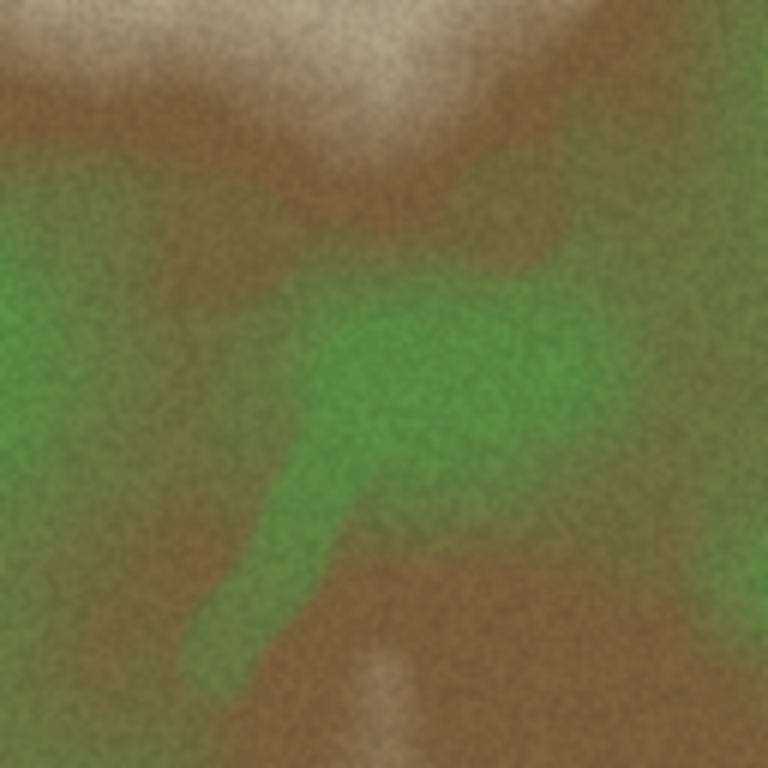
#> input picture 41068_ignition_bringup/models/forest_random_terrain/terrain_diffuse.png, 768 x 768 px, given in place of bark_bluegum_diff.jpg, which was not available
$ python make_gums.py 5
#> lines starting #> are read from the running program, lines starting #| are printed output that depends on the picture; after the words box and inside, x2 and y2 are one past the last pixel; in counts of white or black regions, pixels touching at a corner belong together
"""Procedural eucalyptus (gum) trees as light Gazebo models: crooked tapering trunk and open upward branches with
Poly Haven blue-gum bark, drooping clusters of narrow grey-green leaf cards.
python3 make_gums.py [count]   (writes models/gum/gum_NN; needs textures/bark_bluegum_*.jpg from fetch_assets.py)"""
import math
import os
import shutil
import sys

import numpy as np
from PIL import Image, ImageDraw, ImageFilter

HERE = os.path.dirname(os.path.abspath(__file__))
SIDES = 7


def leaf_atlas(path, size=512, seed=3):
    """A drooping spray of lanceolate eucalyptus leaves on transparent background (one card texture)."""
    rng = np.random.default_rng(seed)
    im = Image.new('RGBA', (size, size), (0, 0, 0, 0))
    d = ImageDraw.Draw(im)
    for _ in range(9):                                   # twigs hanging from the top edge
        x0 = rng.uniform(0.15, 0.85) * size
        pts = [(x0 + math.sin(t * 2.2) * 25, t * size * 0.95) for t in np.linspace(0.02, 1, 12)]
        d.line(pts, fill=(96, 72, 52, 255), width=3)
        for k, (px, py) in enumerate(pts[2:], 2):
            for side in (-1, 1):
                if rng.random() < 0.25:
                    continue
                L = rng.uniform(45, 85) * (1.0 - 0.3 * k / 12)
                ang = math.radians(90 + side * rng.uniform(15, 40))    # mostly hanging down
                w = L * 0.16
                poly = []
                for t in np.linspace(0, 1, 14):                     # sickle-shaped lanceolate leaf
                    bend = 8 * math.sin(t * math.pi) * side
                    cx = px + math.cos(ang) * L * t - math.sin(ang) * bend
                    cy = py + math.sin(ang) * L * t + math.cos(ang) * bend
                    poly.append((cx, cy, math.sin(t * math.pi) ** 0.8 * w))
                left = [(x - math.sin(ang) * hw, y + math.cos(ang) * hw) for x, y, hw in poly]
                right = [(x + math.sin(ang) * hw, y - math.cos(ang) * hw) for x, y, hw in poly][::-1]
                g = rng.uniform(0.75, 1.1)
                col = (int(88 * g), int(108 * g), int(78 * g), 255)            # eucalypt grey-green
                d.polygon(left + right, fill=col)
                d.line([(x, y) for x, y, _ in poly], fill=(int(120 * g), int(128 * g), int(92 * g), 255), width=1)
    im = im.filter(ImageFilter.SMOOTH)
    a = np.asarray(im).copy()
    a[..., 3] = np.where(a[..., 3] > 100, 255, 0)       # hard alpha for alpha-testing
    Image.fromarray(a).save(path)


def pale_bark(src, dst):
    """Smooth-barked gums are pale grey-cream: lift and desaturate the bark photo."""
    from PIL import ImageEnhance
    im = Image.open(src).convert('RGB')
    im = ImageEnhance.Color(im).enhance(0.55)
    im = ImageEnhance.Brightness(im).enhance(1.7)
    im.save(dst, quality=90)


class Mesh:
    def __init__(self):
        self.V, self.UV, self.N, self.F = [], [], [], []

    def add(self, V, UV, N, F):
        o = len(self.V)
        self.V += V
        self.UV += UV
        self.N += N
        self.F += [(a + o, b + o, c + o) for a, b, c in F]

    def write(self, path):
        with open(path, 'w') as fh:
            fh.write('usemtl m\n')
            fh.writelines(f'v {x:.3f} {y:.3f} {z:.3f}\n' for x, y, z in self.V)
            fh.writelines(f'vt {u:.4f} {v:.4f}\n' for u, v in self.UV)
            fh.writelines(f'vn {x:.3f} {y:.3f} {z:.3f}\n' for x, y, z in self.N)
            fh.writelines(f'f {a}/{a}/{a} {b}/{b}/{b} {c}/{c}/{c}\n' for a, b, c in np.array(self.F) + 1)


def frame(t):
    t = t / np.linalg.norm(t)
    a = np.array([0, 0, 1.0]) if abs(t[2]) < 0.9 else np.array([1.0, 0, 0])
    u = np.cross(t, a)
    u /= np.linalg.norm(u)
    return u, np.cross(t, u)


def tube(mesh, pts, radii, v0=0.0):
    """Tapered tube along a polyline; bark UVs in metres (u round the trunk, v along it)."""
    V, UV, N, F = [], [], [], []
    along = v0
    for i, (p, r) in enumerate(zip(pts, radii)):
        t = pts[min(i + 1, len(pts) - 1)] - pts[max(i - 1, 0)]
        u, w = frame(t)
        if i:
            along += np.linalg.norm(pts[i] - pts[i - 1])
        for s in range(SIDES + 1):
            a = 2 * math.pi * s / SIDES
            n = math.cos(a) * u + math.sin(a) * w
            V.append(tuple(p + n * r))
            N.append(tuple(n))
            UV.append((s / SIDES * max(r * 2 * math.pi, 0.3) / 0.8, along / 0.8))
    for i in range(len(pts) - 1):
        for s in range(SIDES):
            a, b = i * (SIDES + 1) + s, (i + 1) * (SIDES + 1) + s
            F += [(a, b, b + 1), (a, b + 1, a + 1)]
    mesh.add(V, UV, N, F)


def crooked(rng, base, direction, length, segs, wander):
    pts = [np.array(base, float)]
    d = np.array(direction, float)
    d /= np.linalg.norm(d)
    for _ in range(segs):
        d = d + rng.normal(0, wander, 3)
        d[2] = max(d[2], 0.15)
        d /= np.linalg.norm(d)
        pts.append(pts[-1] + d * length / segs)
    return np.array(pts)


def leaf_cluster(mesh, rng, p, size):
    """Three crossed hanging cards: sprays droop from p."""
    for k in range(3):
        a = rng.uniform(0, math.pi) + k * math.pi / 3
        ux, uy = math.cos(a), math.sin(a)
        w, h = size, size * 0.75
        top = p + np.array([0, 0, 0.15 * size])
        quad = [top + np.array([-ux * w / 2, -uy * w / 2, 0]), top + np.array([ux * w / 2, uy * w / 2, 0]),
                top + np.array([ux * w / 2, uy * w / 2, -h]), top + np.array([-ux * w / 2, -uy * w / 2, -h])]
        n = (-uy, ux, 0.25)
        mesh.add([tuple(q) for q in quad], [(0, 1), (1, 1), (1, 0), (0, 0)], [n] * 4, [(0, 1, 2), (0, 2, 3)])
        mesh.add([tuple(q) for q in quad], [(0, 1), (1, 1), (1, 0), (0, 0)], [(-n[0], -n[1], n[2])] * 4,
                 [(0, 2, 1), (0, 3, 2)])     # back face, so both sides render


def gum(seed):
    rng = np.random.default_rng(seed)
    bark, leaves = Mesh(), Mesh()
    H = rng.uniform(14, 22)
    r0 = rng.uniform(0.22, 0.34)
    trunk = crooked(rng, (0, 0, -0.2), (rng.normal(0, 0.05), rng.normal(0, 0.05), 1), H * 0.68, 9, 0.06)
    tube(bark, trunk, np.linspace(r0 * 1.25, r0 * 0.45, len(trunk)))
    tips = []
    # gum canopies start high: limbs from the top 45 % of the trunk, angled up and out
    for i in range(int(rng.integers(4, 7))):
        k = int(rng.integers(len(trunk) * 0.6, len(trunk) - 1))
        az = rng.uniform(0, 2 * math.pi)
        d = (math.cos(az), math.sin(az), rng.uniform(0.7, 1.4))
        L = H * rng.uniform(0.25, 0.4)
        limb = crooked(rng, trunk[k], d, L, 5, 0.25)
        rr = r0 * rng.uniform(0.35, 0.5)
        tube(bark, limb, np.linspace(rr, rr * 0.25, len(limb)))
        for j in range(2, len(limb)):
            az2 = az + rng.normal(0, 0.9)
            twig = crooked(rng, limb[j], (math.cos(az2), math.sin(az2), rng.uniform(0.2, 0.9)), L * 0.35, 3, 0.3)
            tube(bark, twig, np.linspace(rr * 0.25, rr * 0.08, len(twig)))
            tips += list(twig[1:])
        tips.append(limb[-1])
    for p in tips:
        leaf_cluster(leaves, rng, p + rng.normal(0, 0.3, 3), rng.uniform(0.9, 1.5))
    return bark, leaves, H


def model_sdf(name, h):
    def vis(part, tex, normal, shadows):
        nm = f'<normal_map>model://{name}/materials/{normal}</normal_map>' if normal else ''
        return (f'<visual name="{part}"><geometry><mesh><uri>model://{name}/mesh/{part}.obj</uri></mesh></geometry>'
                f'<material><diffuse>1 1 1 1</diffuse><pbr><metal><metalness>0</metalness><roughness>0.9</roughness>'
                f'<albedo_map>model://{name}/materials/{tex}</albedo_map>{nm}</metal></pbr></material>'
                f'<cast_shadows>{shadows}</cast_shadows></visual>')
    return (f'<?xml version="1.0"?>\n<sdf version="1.8"><model name="{name}"><static>true</static><link name="link">'
            + vis('bark', 'bark_diff.jpg', 'bark_nor_gl.jpg', 'true') + vis('leaves', 'leaves.png', None, 'false')
            + '<collision name="trunk"><pose>0 0 2 0 0 0</pose><geometry><cylinder><radius>0.3</radius>'
              '<length>4</length></cylinder></geometry></collision></link></model></sdf>\n')


def main(count):
    out = os.path.join(HERE, 'models', 'gum')
    atlas = os.path.join(HERE, 'textures', 'gum_leaves.png')
    leaf_atlas(atlas)
#> in leaf_atlas, `im = Image.new('RGBA', (size, size), (0, 0, 0, 0))`: im: PIL image 512x512 RGBA; every value is 0
#> in leaf_atlas, `im = im.filter(ImageFilter.SMOOTH)`:
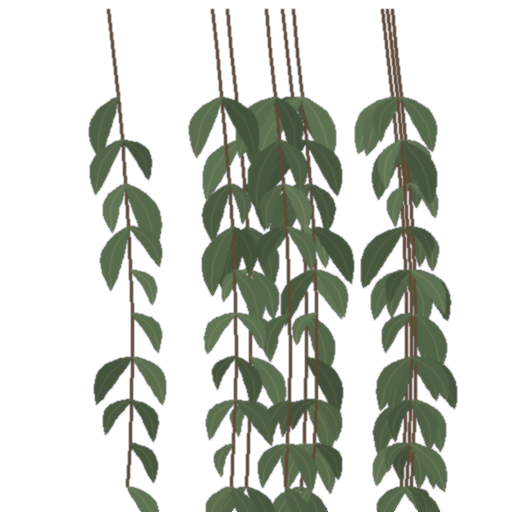
#> im: PIL image 512x512 RGBA; mean R, G, B, A 24.4, 27.9, 20.1, 73.5; transparent parts drawn white
#> in leaf_atlas, `a[..., 3] = np.where(a[..., 3] > 100, 255, 0)`:
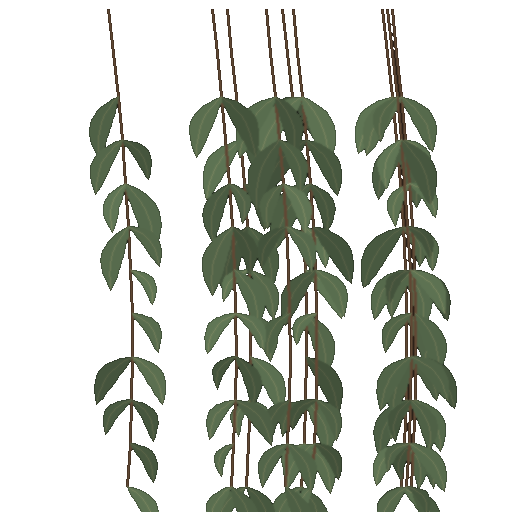
#> a: shape (512, 512, 4); 10.99% of pixels changed, all inside (x1, y1, x2, y2) = (88, 8, 458, 511); transparent parts drawn white
    for i in range(count):
        name = f'gum_{i:02d}'
        mdir = os.path.join(out, name)
        os.makedirs(os.path.join(mdir, 'mesh'), exist_ok=True)
        os.makedirs(os.path.join(mdir, 'materials'), exist_ok=True)
        bark, leaves, h = gum(100 + i)
#> after the loop in tube, `for i, (p, r) in enumerate(zip(pts, radii)):`: N = 80 items, first 6: (0, 0.996, -0.0875), (-0.782, 0.62, -0.0685), (-0.975, -0.223, 0.00211), (-0.434, -0.898, 0.0711), (0.434, -0.897, 0.0866), (0.975, -0.22, 0.0368); UV = 80 pairs, first value 0 to 2.86, second value 0 to 17.58; V = 80 items, first 6: (0, 0.363, -0.232), (-0.285, 0.226, -0.225), (-0.355, -0.0813, -0.199), (-0.158, -0.327, -0.174), (0.158, -0.327, -0.168), (0.355, -0.0802, -0.187); along = 14.06
#> after the loop in tube, `for i in range(len(pts) - 1):`: F = 126 items, first 6: (0, 8, 9), (0, 9, 1), (1, 9, 10), (1, 10, 2), (2, 10, 11), (2, 11, 3)
#> in add, `self.V += V`: self.V has the same summary as V in tube
#> in add, `self.UV += UV`: self.UV has the same summary as UV in tube
#> in add, `self.N += N`: self.N has the same summary as N in tube
#> in add, `self.F += [(a + o, b + o, c + o) for a, b, c in F]`: self.F has the same summary as F in tube
#> the loop in gum, `for i in range(int(rng.integers(4, 7))):` made 4 passes
#> az on passes 1 to 4: 1.73, 1.81, 4.47, 1
#> after the loop in gum, `for i in range(int(rng.integers(4, 7))):`: tips = 52 items, first 6: [0.955, 1.58, 11.25], [1.1, 2.05, 11.61], [0.979, 2.24, 12.17], [0.331, 1.31, 12.04], [-0.184, 1.62, 12.13], [-0.695, 1.94, 12.2]
#> the loop in gum, `for p in tips:` made 52 passes
#> p on passes 8 to 19: [1.3, 2.3, 13.2], [1.3, 2.9, 13.31], [0.83, 2.06, 14.35], [0.495, 2.31, 14.79], [-0.0127, 2.56, 15.01], [1.05, 1.75, 13.87], [0.321, 2.03, 11.39], [0.0411, 2.59, 11.72], [-0.415, 3.11, 11.87], [0.644, 2.8, 12.23], [0.702, 3.49, 12.36], [0.864, 3.94, 12.88]
#> p on passes 2 to 7: [1.1, 2.05, 11.61], [0.979, 2.24, 12.17], [0.331, 1.31, 12.04], [-0.184, 1.62, 12.13], [-0.695, 1.94, 12.2], [0.967, 1.8, 13.09]
        bark.write(os.path.join(mdir, 'mesh', 'bark.obj'))
        leaves.write(os.path.join(mdir, 'mesh', 'leaves.obj'))
        pale_bark(os.path.join(HERE, 'textures', 'bark_bluegum_diff.jpg'), os.path.join(mdir, 'materials', 'bark_diff.jpg'))
#> in pale_bark, im is the input picture: PIL image 768x768 RGB; mean R, G, B 111.5, 111.3, 64.4
#> in pale_bark, `im = ImageEnhance.Color(im).enhance(0.55)`:
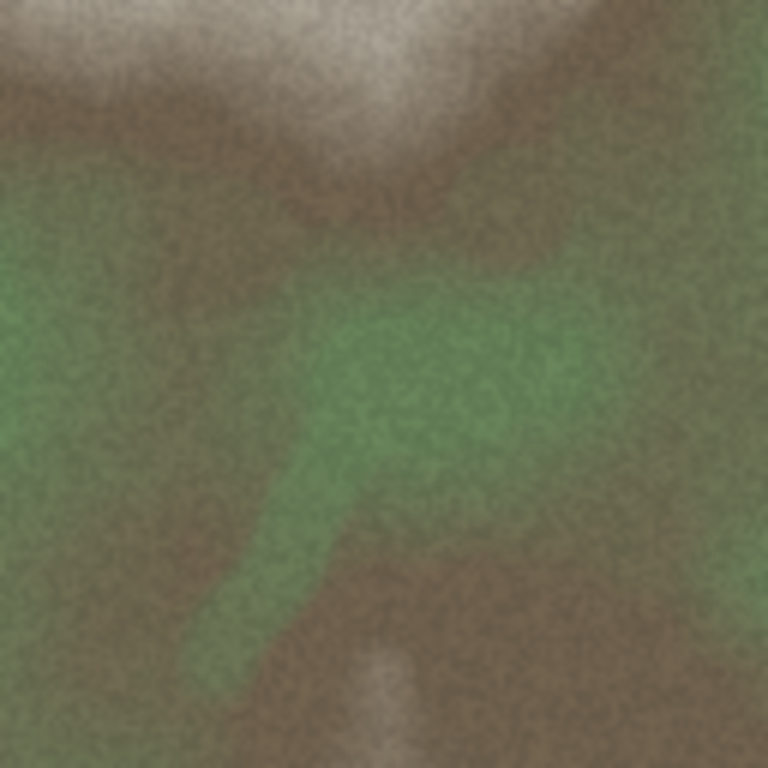
#> im: PIL image 768x768 RGB; mean R, G, B 108.6, 108.4, 82.7
#> in pale_bark, `im = ImageEnhance.Brightness(im).enhance(1.7)`:
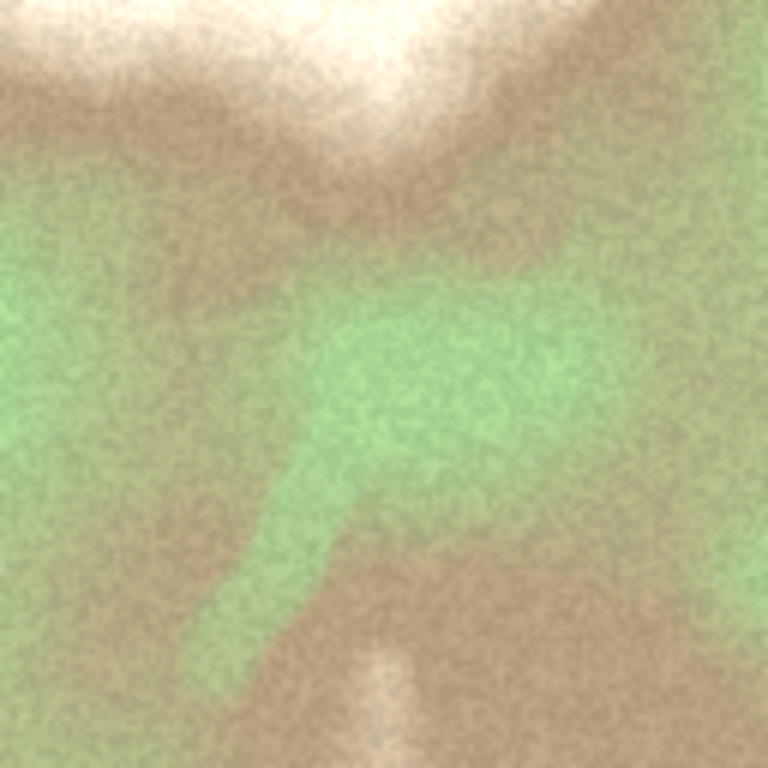
#> im: PIL image 768x768 RGB; mean R, G, B 183.9, 183.8, 140.1
        shutil.copy(os.path.join(HERE, 'textures', 'bark_bluegum_nor_gl.jpg'),
                    os.path.join(mdir, 'materials', 'bark_nor_gl.jpg'))
        shutil.copy(atlas, os.path.join(mdir, 'materials', 'leaves.png'))
        with open(os.path.join(mdir, 'model.sdf'), 'w') as fh:
            fh.write(model_sdf(name, h))
        with open(os.path.join(mdir, 'model.config'), 'w') as fh:
            fh.write(f'<?xml version="1.0"?>\n<model><name>{name}</name><version>1.0</version>'
                     f'<sdf version="1.8">model.sdf</sdf></model>\n')
        with open(os.path.join(mdir, 'dims.txt'), 'w') as fh:
            fh.write(f'6 6 {h:.1f} {len(bark.F) + len(leaves.F)}\n')
        print(name, f'{h:.1f} m', len(bark.F) + len(leaves.F), 'tris')
#| gum_00 20.7 m 1702 tris


if __name__ == '__main__':
    main(int(sys.argv[1]) if len(sys.argv) > 1 else 8)
